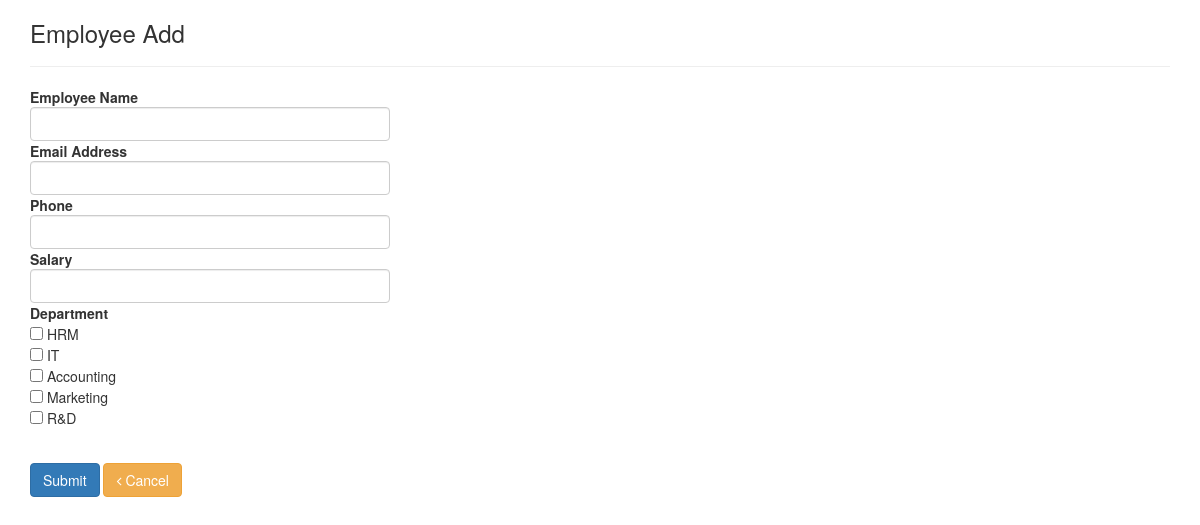
The app's page /employee/insert with its own data.
### tables this page shows
CREATE TABLE IF NOT EXISTS `department` (
  `id` int(11) NOT NULL,
  `name` varchar(100) NOT NULL
);

### application/controllers/Employee.php (called while the page is built, shortened)
<?php
class Employee extends CI_Controller {
	public function __construct()
	{
		$this->load->model('employee_model');
		$this->load->helper('email');
		$this->load->library('form_validation');
	}
	public function insert()
	{
		$department = $this->employee_model->getdepartment();
		$this->load->view('insert',['department'=>$department]);
	}
}

### index.php (called while the page is built, shortened)
<?php
require_once BASEPATH.'core/CodeIgniter.php';

### application/models/employee_model.php (called while the page is built, shortened)
<?php
class Employee_model extends CI_model
{
	public function getdepartment()
	{
		$query = $this->db->select("*")->get('department');
		return $query->result();
	}
}
?>

### application/views/insert.php (the view, shortened to what this page needs)
<!DOCTYPE html>
<html>
<head>
</head>
	<?php echo link_tag('https://maxcdn.bootstrapcdn.com/bootstrap/3.3.0/css/bootstrap.min.css'); ?>
	<link rel="stylesheet" href="https://maxcdn.bootstrapcdn.com/bootstrap/3.3.6/css/bootstrap.min.css" />
	<link rel="stylesheet" href="https://maxcdn.bootstrapcdn.com/bootstrap/3.3.7/css/bootstrap.min.css" />
	<link rel="stylesheet" href=" https://cdn.datatables.net/1.10.21/css/dataTables.bootstrap.min.css" />
	<link rel="stylesheet" type="text/css" href="https://stackpath.bootstrapcdn.com/font-awesome/4.7.0/css/font-awesome.min.css">
<body>
	<div class="container">
		<div class="row">
			<div class="col-md-12">
			<h3>Employee Add</h3>
			<hr>
			<?php echo form_open_multipart('employee/save',['name'=>'insertdata','autocomplete'=>'off']);?>
				<div class="row">
					<div class="col-md-4"><b>Employee Name</b>
						<?php echo form_input(['name'=>'emp_name','class'=>'form-control','value'=>set_value('emp_name')]); ?>
					</div>
				</div>
				<div class="row">
					<div class="col-md-4"><b>Email Address</b>
						<?php echo form_input(['name'=>'email_address','class'=>'form-control','value'=>set_value('email_address')]); ?>
					</div>
				</div>
				<div class="row">
					<div class="col-md-4"><b>Phone</b>
						<?php echo form_input(['name'=>'phone_no','class'=>'form-control','value'=>set_value('phone_no')]); ?>
					</div>
				</div>
				<div class="row">
					<div class="col-md-4"><b>Salary</b>
						<?php echo form_input(['name'=>'salary','class'=>'form-control','value'=>set_value('salary')]); ?>
					</div>
				</div>
				<div class="row">
					<div class="col-md-4"><b>Department</b>
				        <br>
				        <?
				        if (isset($department) && count($department) > 0) {
					        foreach ($department as $dep) :?>
					        <?=form_checkbox('department_id[]', $dep->id) ?>
					        <?=$dep->name?>
					        <br />
							<? endforeach ;
						}
						?>
					</div>
				</div>
				<div class="row">
					<div class="col-md-4" style="margin-top: 3%">
						<?php echo form_submit(['name'=>'insert','value'=>'Submit','class'=>'btn btn-primary']); ?>
						 <a href="<?php echo base_url(); ?>" name="Cancel" class="btn  btn-warning "><i class="fa fa-angle-left"></i> Cancel</a>
					</div>
				</div>
			<?php echo form_close();?>
		</div>
		</div>
	</div>
</body>
</html>

### records on screen
department: name "HRM"
department: name "IT"
department: name "Accounting"
department: name "Marketing"
department: name "R&D"
